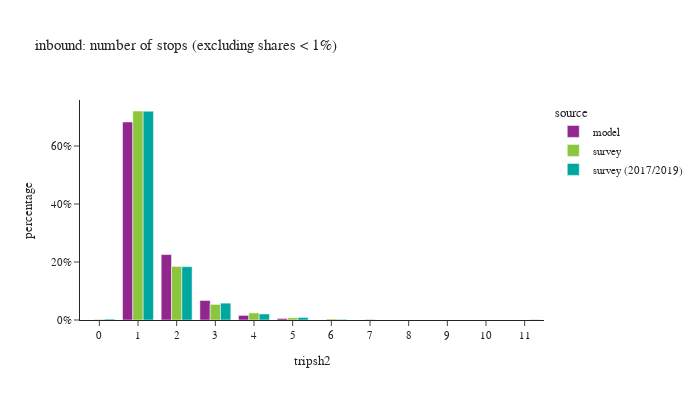

The cell this chart's notebook holds for it:
### Code cell
df_plot = df_tour.groupby(['tripsh2','source'])['toexpfac'].sum().reset_index()
df_plot['percentage'] = df_plot.groupby(['source'], group_keys=False)['toexpfac']. \
    apply(lambda x: x / float(x.sum()))
df_plot = df_plot.loc[df_plot['percentage'] > 0.001]
# df_plot
fig = px.bar(df_plot.sort_values(['source']), x="tripsh2", y="percentage", color="source",
             barmode="group",title="inbound: number of stops (excluding shares < 1%)",
             hover_data=['toexpfac'])
fig.update_layout(height=400, width=700, font=dict(size=11),
                  xaxis = dict(dtick = 1, categoryorder='category ascending'),
                  yaxis=dict(tickformat=".0%"))
fig.show()

### Figure 1 — Plotly figure (JSON) as saved in the notebook; plotly's stock layout.template omitted (floating-point values rounded to 4 significant figures)
{"data": [{"alignmentgroup": "True", "customdata": [[4335000.0], [1432000.0], [427300.0], [100500.0], [33660.0]], "hovertemplate": "source=model<br>tripsh2=%{x}<br>percentage=%{y}<br>toexpfac=%{customdata[0]}<extra></extra>", "legendgroup": "model", "marker": {"color": "#91268F", "pattern": {"shape": ""}}, "name": "model", "offsetgroup": "model", "orientation": "v", "showlegend": true, "textposition": "auto", "type": "bar", "x": [1, 2, 3, 4, 5], "xaxis": "x", "y": [0.6829, 0.2256, 0.06732, 0.01583, 0.005302], "yaxis": "y"}, {"alignmentgroup": "True", "customdata": [[10300.0], [3673000.0], [17720.0], [941600.0], [273900.0], [12380.0], [124700.0], [38980.0]], "hovertemplate": "source=survey<br>tripsh2=%{x}<br>percentage=%{y}<br>toexpfac=%{customdata[0]}<extra></extra>", "legendgroup": "survey", "marker": {"color": "#8CC63E", "pattern": {"shape": ""}}, "name": "survey", "offsetgroup": "survey", "orientation": "v", "showlegend": true, "textposition": "auto", "type": "bar", "x": [0, 1, 6, 2, 3, 7, 4, 5], "xaxis": "x", "y": [0.002022, 0.7208, 0.003477, 0.1848, 0.05376, 0.002429, 0.02446, 0.00765], "yaxis": "y"}, {"alignmentgroup": "True", "customdata": [[12430.0], [48580.0], [324100.0], [1024000.0], [4009000.0], [17190.0], [115500.0], [6136.0]], "hovertemplate": "source=survey (2017/2019)<br>tripsh2=%{x}<br>percentage=%{y}<br>toexpfac=%{customdata[0]}<extra></extra>", "legendgroup": "survey (2017/2019)", "marker": {"color": "#00A7A0", "pattern": {"shape": ""}}, "name": "survey (2017/2019)", "offsetgroup": "survey (2017/2019)", "orientation": "v", "showlegend": true, "textposition": "auto", "type": "bar", "x": [6, 5, 3, 2, 1, 0, 4, 11], "xaxis": "x", "y": [0.002233, 0.008729, 0.05823, 0.184, 0.7203, 0.003089, 0.02075, 0.001103], "yaxis": "y"}], "layout": {"barmode": "group", "font": {"size": 11}, "height": 400, "legend": {"title": {"text": "source"}, "tracegroupgap": 0}, "title": {"text": "inbound: number of stops (excluding shares < 1%)"}, "width": 700, "xaxis": {"anchor": "y", "categoryorder": "category ascending", "domain": [0.0, 1.0], "dtick": 1, "title": {"text": "tripsh2"}}, "yaxis": {"anchor": "x", "domain": [0.0, 1.0], "tickformat": ".0%", "title": {"text": "percentage"}}}}
